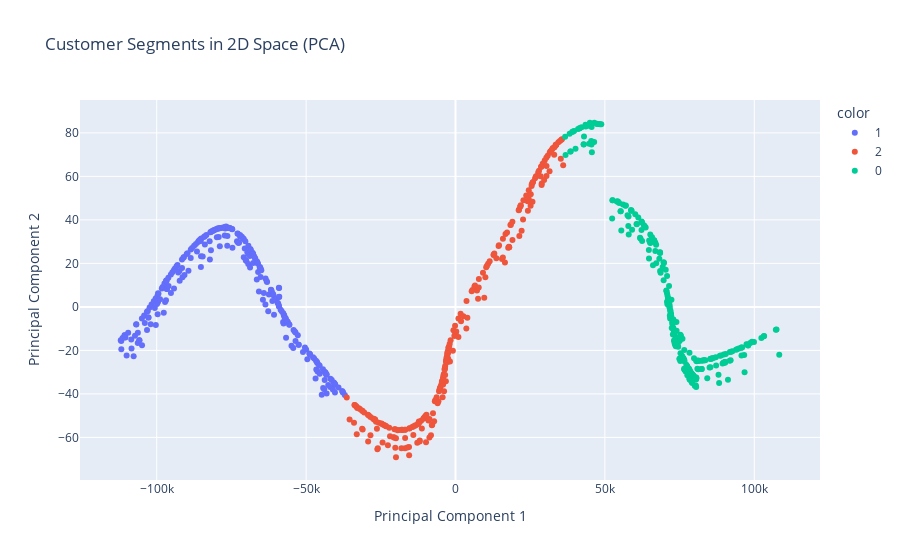

Notebook code cell kept with this figure:
### Code cell
import plotly.express as px
import pandas as pd
from sklearn.decomposition import PCA

# Applying PCA
pca = PCA(n_components=2)
pca_result = pca.fit_transform(df.drop(columns=['cluster']))
df['pca1'], df['pca2'] = pca_result[:, 0], pca_result[:, 1]

# Interactive scatter plot
fig = px.scatter(df, x='pca1', y='pca2', color=df['cluster'].astype(str),
                 title="Customer Segments in 2D Space (PCA)",
                 labels={"pca1": "Principal Component 1", "pca2": "Principal Component 2"},
                 hover_data=df.columns)  # Show extra details on hover

fig.show()

### Figure 1 — Plotly figure (JSON) as saved in the notebook; plotly's stock layout.template omitted (floating-point values rounded to 4 significant figures; data arrays with more than 128 entries replaced by an {"elided": "..."} marker saying what was removed)
{"data": [{"customdata": {"elided": "275x47 mixed values"}, "hovertemplate": "color=1<br>Principal Component 1=%{x}<br>Principal Component 2=%{y}<br>cust_id=%{customdata[0]}<br>gender=%{customdata[1]}<br>orders=%{customdata[2]}<br>jordan=%{customdata[3]}<br>gatorade=%{customdata[4]}<br>samsung=%{customdata[5]}<br>asus=%{customdata[6]}<br>udis=%{customdata[7]}<br>mondelez_international=%{customdata[8]}<br>wrangler=%{customdata[9]}<br>vans=%{customdata[10]}<br>fila=%{customdata[11]}<br>brooks=%{customdata[12]}<br>h&m=%{customdata[13]}<br>dairy_queen=%{customdata[14]}<br>fendi=%{customdata[15]}<br>hewlett_packard=%{customdata[16]}<br>pladis=%{customdata[17]}<br>asics=%{customdata[18]}<br>siemens=%{customdata[19]}<br>j.m._smucker=%{customdata[20]}<br>pop_chips=%{customdata[21]}<br>juniper=%{customdata[22]}<br>huawei=%{customdata[23]}<br>compaq=%{customdata[24]}<br>ibm=%{customdata[25]}<br>burberry=%{customdata[26]}<br>mi=%{customdata[27]}<br>lg=%{customdata[28]}<br>dior=%{customdata[29]}<br>scabal=%{customdata[30]}<br>tommy_hilfiger=%{customdata[31]}<br>hollister=%{customdata[32]}<br>forever_21=%{customdata[33]}<br>colavita=%{customdata[34]}<br>microsoft=%{customdata[35]}<br>jiffy_mix=%{customdata[36]}<br>kraft=%{customdata[37]}<br>cluster=%{customdata[38]}<br>total_spending=%{customdata[39]}<br>revenue=%{customdata[40]}<br>cost=%{customdata[41]}<br>Customer Type_Repeat=%{customdata[42]}<br>Profit=%{customdata[43]}<br>Profit_Margin=%{customdata[44]}<br>tsne1=%{customdata[45]}<br>tsne2=%{customdata[46]}<extra></extra>", "legendgroup": "1", "marker": {"color": "#636efa", "symbol": "circle"}, "mode": "markers", "name": "1", "orientation": "v", "showlegend": true, "type": "scatter", "x": {"elided": "275 float values"}, "xaxis": "x", "y": {"elided": "275 float values"}, "yaxis": "y"}, {"customdata": {"elided": "249x47 mixed values"}, "hovertemplate": "color=2<br>Principal Component 1=%{x}<br>Principal Component 2=%{y}<br>cust_id=%{customdata[0]}<br>gender=%{customdata[1]}<br>orders=%{customdata[2]}<br>jordan=%{customdata[3]}<br>gatorade=%{customdata[4]}<br>samsung=%{customdata[5]}<br>asus=%{customdata[6]}<br>udis=%{customdata[7]}<br>mondelez_international=%{customdata[8]}<br>wrangler=%{customdata[9]}<br>vans=%{customdata[10]}<br>fila=%{customdata[11]}<br>brooks=%{customdata[12]}<br>h&m=%{customdata[13]}<br>dairy_queen=%{customdata[14]}<br>fendi=%{customdata[15]}<br>hewlett_packard=%{customdata[16]}<br>pladis=%{customdata[17]}<br>asics=%{customdata[18]}<br>siemens=%{customdata[19]}<br>j.m._smucker=%{customdata[20]}<br>pop_chips=%{customdata[21]}<br>juniper=%{customdata[22]}<br>huawei=%{customdata[23]}<br>compaq=%{customdata[24]}<br>ibm=%{customdata[25]}<br>burberry=%{customdata[26]}<br>mi=%{customdata[27]}<br>lg=%{customdata[28]}<br>dior=%{customdata[29]}<br>scabal=%{customdata[30]}<br>tommy_hilfiger=%{customdata[31]}<br>hollister=%{customdata[32]}<br>forever_21=%{customdata[33]}<br>colavita=%{customdata[34]}<br>microsoft=%{customdata[35]}<br>jiffy_mix=%{customdata[36]}<br>kraft=%{customdata[37]}<br>cluster=%{customdata[38]}<br>total_spending=%{customdata[39]}<br>revenue=%{customdata[40]}<br>cost=%{customdata[41]}<br>Customer Type_Repeat=%{customdata[42]}<br>Profit=%{customdata[43]}<br>Profit_Margin=%{customdata[44]}<br>tsne1=%{customdata[45]}<br>tsne2=%{customdata[46]}<extra></extra>", "legendgroup": "2", "marker": {"color": "#EF553B", "symbol": "circle"}, "mode": "markers", "name": "2", "orientation": "v", "showlegend": true, "type": "scatter", "x": {"elided": "249 float values"}, "xaxis": "x", "y": {"elided": "249 float values"}, "yaxis": "y"}, {"customdata": {"elided": "281x47 mixed values"}, "hovertemplate": "color=0<br>Principal Component 1=%{x}<br>Principal Component 2=%{y}<br>cust_id=%{customdata[0]}<br>gender=%{customdata[1]}<br>orders=%{customdata[2]}<br>jordan=%{customdata[3]}<br>gatorade=%{customdata[4]}<br>samsung=%{customdata[5]}<br>asus=%{customdata[6]}<br>udis=%{customdata[7]}<br>mondelez_international=%{customdata[8]}<br>wrangler=%{customdata[9]}<br>vans=%{customdata[10]}<br>fila=%{customdata[11]}<br>brooks=%{customdata[12]}<br>h&m=%{customdata[13]}<br>dairy_queen=%{customdata[14]}<br>fendi=%{customdata[15]}<br>hewlett_packard=%{customdata[16]}<br>pladis=%{customdata[17]}<br>asics=%{customdata[18]}<br>siemens=%{customdata[19]}<br>j.m._smucker=%{customdata[20]}<br>pop_chips=%{customdata[21]}<br>juniper=%{customdata[22]}<br>huawei=%{customdata[23]}<br>compaq=%{customdata[24]}<br>ibm=%{customdata[25]}<br>burberry=%{customdata[26]}<br>mi=%{customdata[27]}<br>lg=%{customdata[28]}<br>dior=%{customdata[29]}<br>scabal=%{customdata[30]}<br>tommy_hilfiger=%{customdata[31]}<br>hollister=%{customdata[32]}<br>forever_21=%{customdata[33]}<br>colavita=%{customdata[34]}<br>microsoft=%{customdata[35]}<br>jiffy_mix=%{customdata[36]}<br>kraft=%{customdata[37]}<br>cluster=%{customdata[38]}<br>total_spending=%{customdata[39]}<br>revenue=%{customdata[40]}<br>cost=%{customdata[41]}<br>Customer Type_Repeat=%{customdata[42]}<br>Profit=%{customdata[43]}<br>Profit_Margin=%{customdata[44]}<br>tsne1=%{customdata[45]}<br>tsne2=%{customdata[46]}<extra></extra>", "legendgroup": "0", "marker": {"color": "#00cc96", "symbol": "circle"}, "mode": "markers", "name": "0", "orientation": "v", "showlegend": true, "type": "scatter", "x": {"elided": "281 float values"}, "xaxis": "x", "y": {"elided": "281 float values"}, "yaxis": "y"}], "layout": {"autosize": true, "legend": {"title": {"text": "color"}, "tracegroupgap": 0}, "title": {"text": "Customer Segments in 2D Space (PCA)"}, "xaxis": {"anchor": "y", "autorange": true, "domain": [0, 1], "range": [-126100.0, 122500.0], "title": {"text": "Principal Component 1"}, "type": "linear"}, "yaxis": {"anchor": "x", "autorange": true, "domain": [0, 1], "range": [-81.83, 97.36], "title": {"text": "Principal Component 2"}, "type": "linear"}}}
